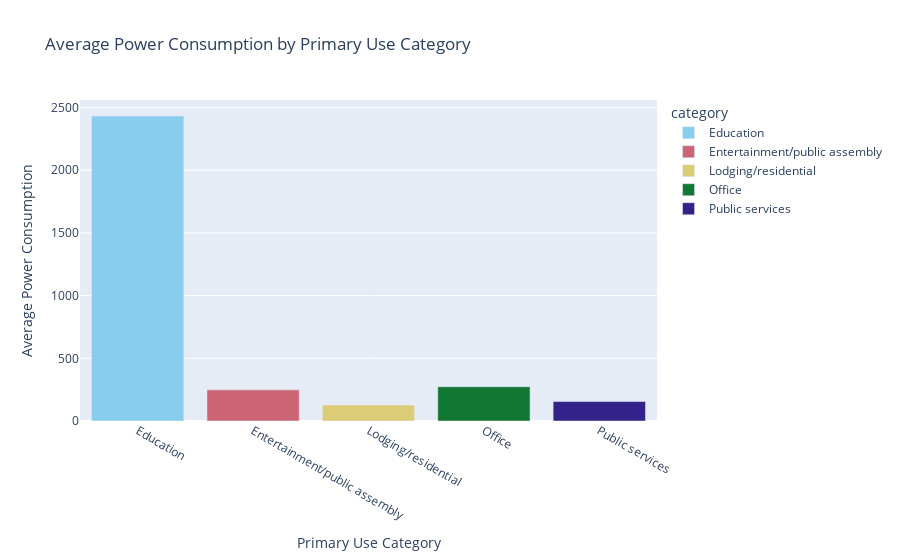

This figure's notebook cell:
### Markdown cell above
Lets Calculate the average power usage by top 5 primary use cateogry

### Code cell
import pandas as pd
import plotly.express as px

top_categories = ["Education", "Office", "Entertainment/public assembly", "Lodging/residential", "Public services"]
filtered_df = df[df['primary_use'].isin(top_categories)].copy()

filtered_df.loc[:, 'timestamp'] = pd.to_datetime(filtered_df['timestamp'])
filtered_df.loc[:, 'energy_consumption'] = filtered_df['meter_reading'] * (filtered_df['timestamp'].dt.hour + 1)
filtered_df.loc[:, 'category'] = filtered_df['primary_use'].apply(lambda x: x if x in top_categories else 'Other')

avg_power_consumption = filtered_df.groupby('category')['energy_consumption'].mean().reset_index()
avg_power_consumption['power_consumption'] = avg_power_consumption['energy_consumption'] / (filtered_df['timestamp'].dt.hour.max() + 1)

fig = px.bar(
    avg_power_consumption,
    x='category',
    y='power_consumption',
    color='category',
    color_discrete_sequence=px.colors.qualitative.Safe,
    title='Average Power Consumption by Primary Use Category'
)

fig.update_xaxes(title='Primary Use Category')
fig.update_yaxes(title='Average Power Consumption')

fig.show()

### Figure 1 — Plotly figure (JSON) as saved in the notebook; plotly's stock layout.template omitted (floating-point values rounded to 4 significant figures)
{"data": [{"alignmentgroup": "True", "hovertemplate": "category=%{x}<br>power_consumption=%{y}<extra></extra>", "legendgroup": "Education", "marker": {"color": "rgb(136, 204, 238)", "pattern": {"shape": ""}}, "name": "Education", "offsetgroup": "Education", "orientation": "v", "showlegend": true, "textposition": "auto", "type": "bar", "x": ["Education"], "xaxis": "x", "y": [2432.0], "yaxis": "y"}, {"alignmentgroup": "True", "hovertemplate": "category=%{x}<br>power_consumption=%{y}<extra></extra>", "legendgroup": "Entertainment/public assembly", "marker": {"color": "rgb(204, 102, 119)", "pattern": {"shape": ""}}, "name": "Entertainment/public assembly", "offsetgroup": "Entertainment/public assembly", "orientation": "v", "showlegend": true, "textposition": "auto", "type": "bar", "x": ["Entertainment/public assembly"], "xaxis": "x", "y": [248.4], "yaxis": "y"}, {"alignmentgroup": "True", "hovertemplate": "category=%{x}<br>power_consumption=%{y}<extra></extra>", "legendgroup": "Lodging/residential", "marker": {"color": "rgb(221, 204, 119)", "pattern": {"shape": ""}}, "name": "Lodging/residential", "offsetgroup": "Lodging/residential", "orientation": "v", "showlegend": true, "textposition": "auto", "type": "bar", "x": ["Lodging/residential"], "xaxis": "x", "y": [127.5], "yaxis": "y"}, {"alignmentgroup": "True", "hovertemplate": "category=%{x}<br>power_consumption=%{y}<extra></extra>", "legendgroup": "Office", "marker": {"color": "rgb(17, 119, 51)", "pattern": {"shape": ""}}, "name": "Office", "offsetgroup": "Office", "orientation": "v", "showlegend": true, "textposition": "auto", "type": "bar", "x": ["Office"], "xaxis": "x", "y": [272.9], "yaxis": "y"}, {"alignmentgroup": "True", "hovertemplate": "category=%{x}<br>power_consumption=%{y}<extra></extra>", "legendgroup": "Public services", "marker": {"color": "rgb(51, 34, 136)", "pattern": {"shape": ""}}, "name": "Public services", "offsetgroup": "Public services", "orientation": "v", "showlegend": true, "textposition": "auto", "type": "bar", "x": ["Public services"], "xaxis": "x", "y": [155.1], "yaxis": "y"}], "layout": {"barmode": "relative", "legend": {"title": {"text": "category"}, "tracegroupgap": 0}, "title": {"text": "Average Power Consumption by Primary Use Category"}, "xaxis": {"anchor": "y", "categoryarray": ["Education", "Entertainment/public assembly", "Lodging/residential", "Office", "Public services"], "categoryorder": "array", "domain": [0, 1], "title": {"text": "Primary Use Category"}}, "yaxis": {"anchor": "x", "domain": [0, 1], "title": {"text": "Average Power Consumption"}}}}
